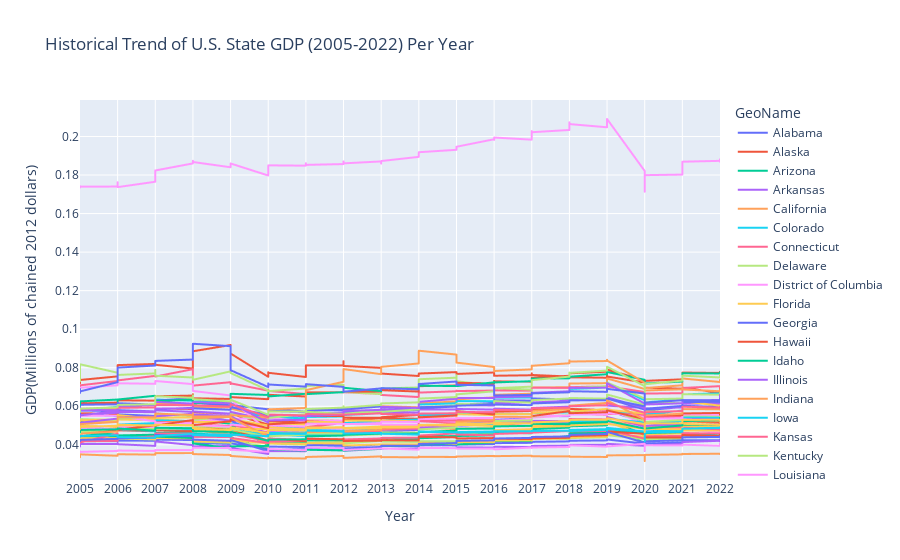

The code cell stored with this chart in its notebook:
### Markdown cell above
Additionally, we aim to examine the historical trend of GDP by state to identify whether there are any significant increases or drops in specific years. We will visualise the historical trend by creating a line plot for the GDP of all the states from 2005-2022.

### Code cell
# Visualising the GDP per capita between 2005 and 2022

# Filter out the 'GeoName' column and the columns for GDP from '2005:Q1' to '2022:Q4'
df_GDP_1 = df_GDP_per_capita[['GeoName'] + [col for col in df_GDP.columns if '2005:Q1' <= col <= '2022:Q4']]

# Melt the data for easy plotting
df_GDP_melted = pd.melt(df_GDP_1, id_vars='GeoName', var_name='Quarter', value_name='GDP')

# Extract the year from the 'Quarter' column
df_GDP_melted['Year'] = df_GDP_melted['Quarter'].str.extract('(\d{4})')

# Create an interactive line chart using Plotly Express to show the historical trend per year
fig = px.line(df_GDP_melted, x='Year', y='GDP', color='GeoName',
              title='Historical Trend of U.S. State GDP (2005-2022) Per Year',
              labels={'GDP': 'GDP', 'Year': 'Year'})

fig.update_layout(xaxis_title='Year', yaxis_title='GDP(Millions of chained 2012 dollars)')
fig.show()
